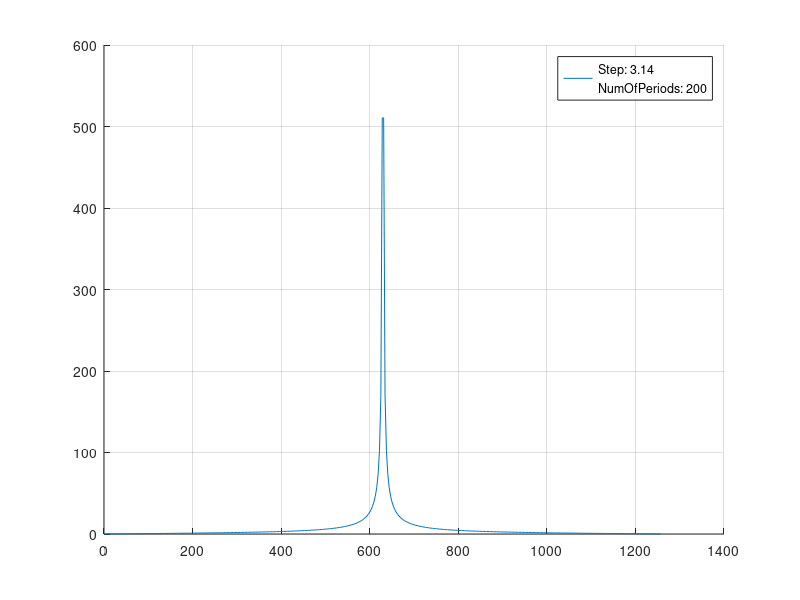

Write MATLAB code to recreate this figure.
clear all;
clc;

% NUM_OF_PERIODS = 100;
NUM_OF_PERIODS = 200;

PERIOD = 2*pi;
MIN = 0;
MAX = NUM_OF_PERIODS * PERIOD;
% step = 2 * PERIOD;
% step = 1 * PERIOD;
step = 0.5 * PERIOD;

x = MIN:step:MAX;
% y = sin(x);
y = 1 + cos(pi + x) + cos(x - pi);
y1 = fft(y);

grid on;
hold on;
% plot(x, y);     
plot(x, abs(imag(y1)));     
legend(sprintf('Step: %.2f\nNumOfPeriods: %d',step, NUM_OF_PERIODS));
